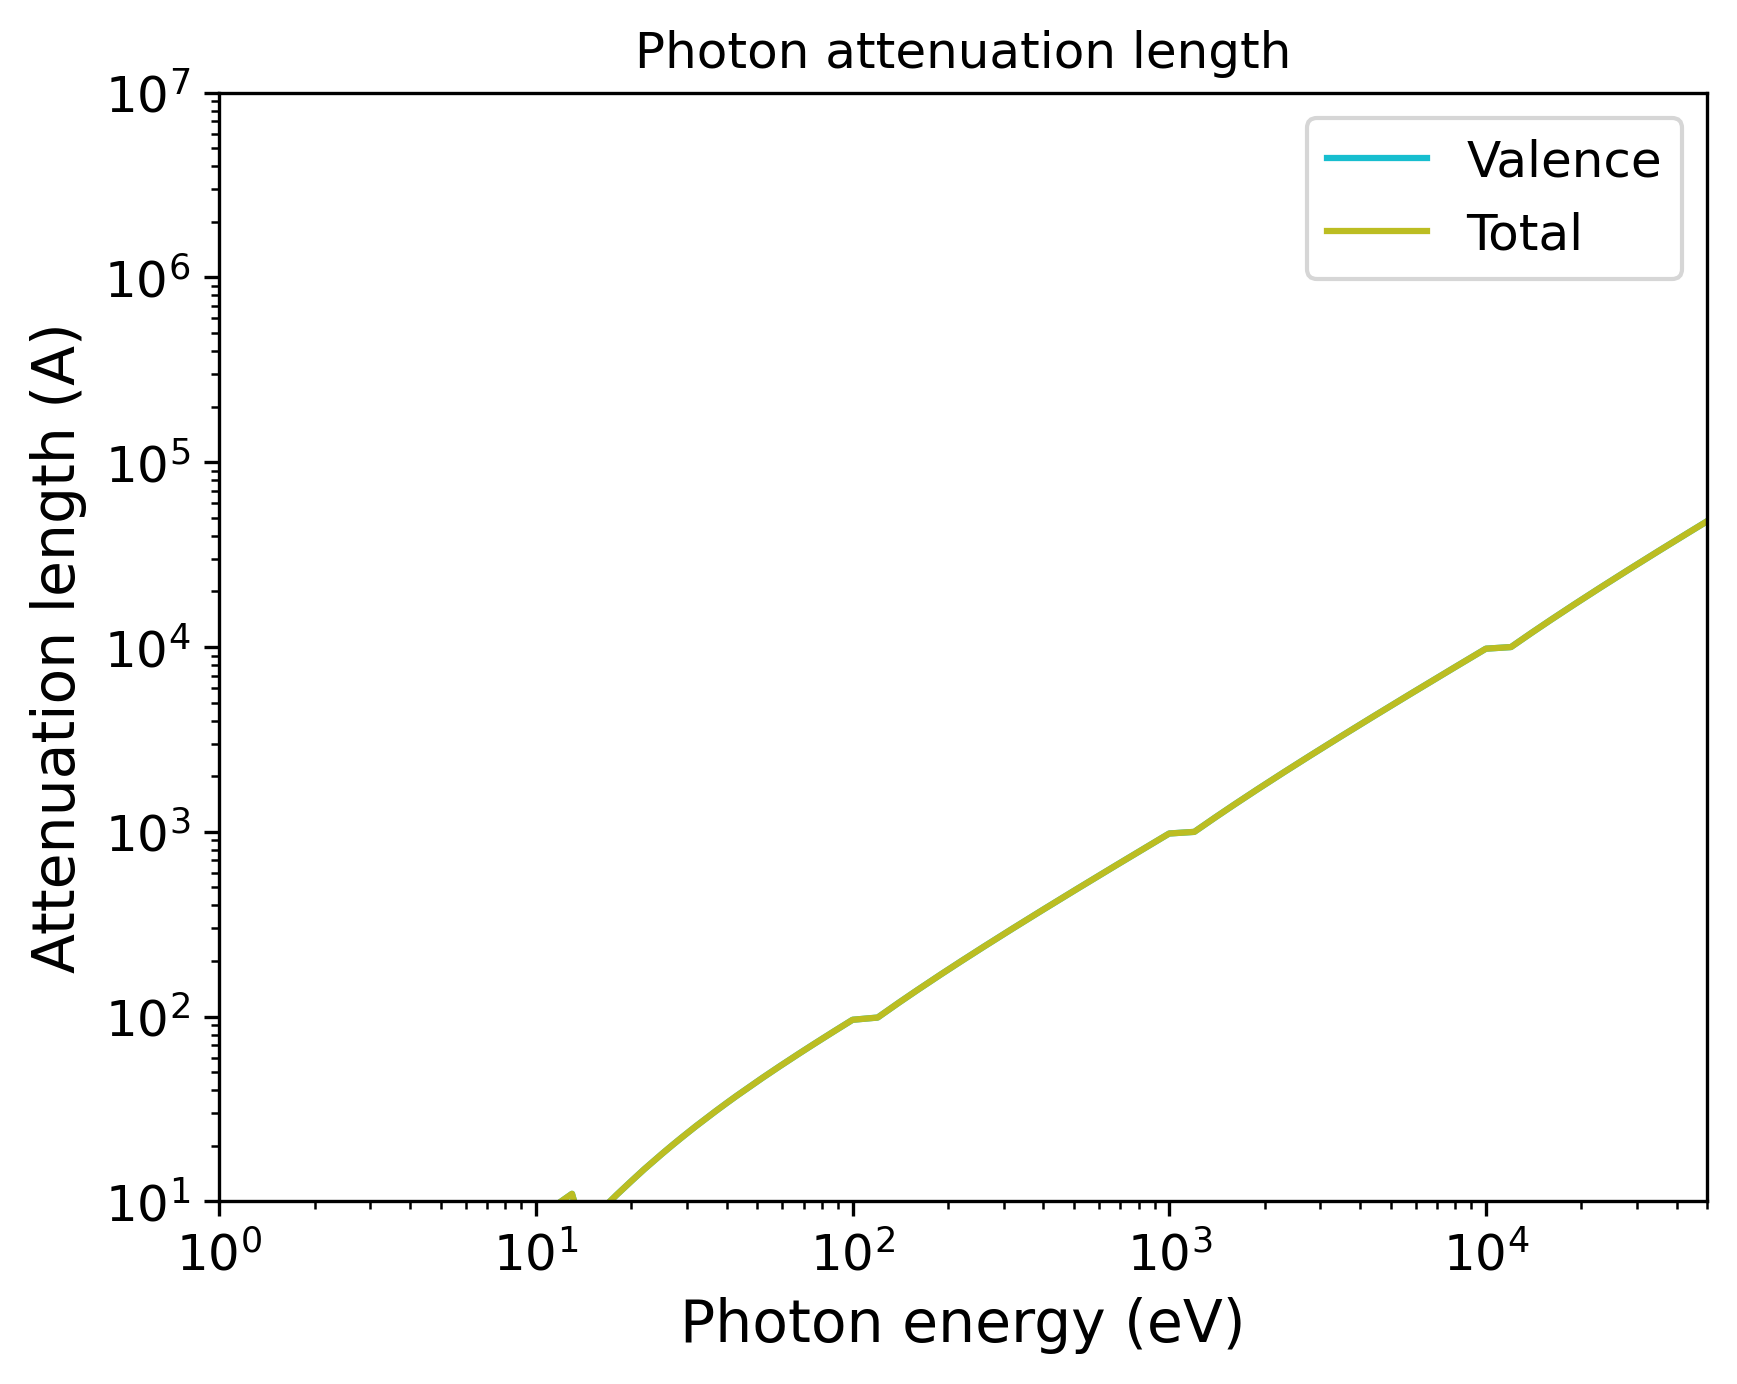

This figure's Python source:
import pandas as pd
import numpy as np
import matplotlib.pyplot as plt
import matplotlib.cm as cm
# Set the format:
plt.xlabel("Photon energy (eV)", fontsize=14)
plt.ylabel("Attenuation length (A)", fontsize=14)
plt.xticks(fontsize=12)
plt.yticks(fontsize=12)
plt.grid(False)
# Set the axes:
# Read the output file:
df = pd.read_csv(r"OUTPUT_H_Photon_IMFP.dat", sep=r'\s+', header=None, comment="#", skipinitialspace=True)
plt.xscale("log")
plt.yscale("log")
# Prepare the plot:
columns_to_plot = [ 1, 2]
labels = [ "Valence", "Total"]
# Create N distinct colors from a colormap
N = len(columns_to_plot)
colors = plt.cm.tab10(np.linspace(1, 0, 10))
# Set line styles:
linestyles = [ "-", "-"]
for i, col in enumerate(columns_to_plot):
    color = colors[i % len(colors)]
    ls    = linestyles[i % len(linestyles)]
    label = labels[i % len(labels)]
    plt.plot(df.iloc[:, 0], df.iloc[:, col],
    color=color,
    label=label,
    linestyle=ls)
plt.xlim(1.00000000,50000.00000000)
plt.ylim(10.00000000,10000000.00000000)
plt.title("Photon attenuation length")
plt.legend(loc="best", fontsize=12)
# Save the plot in this format:
plt.savefig("OUTPUT_MFP_photon.png", dpi=300, bbox_inches="tight")
